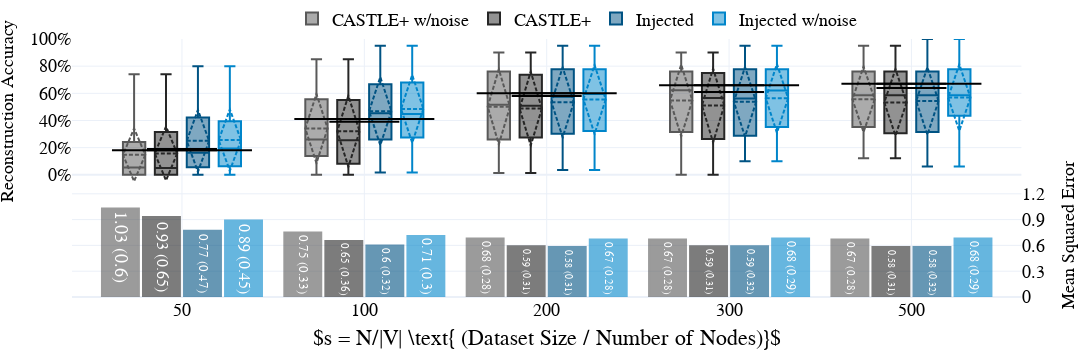
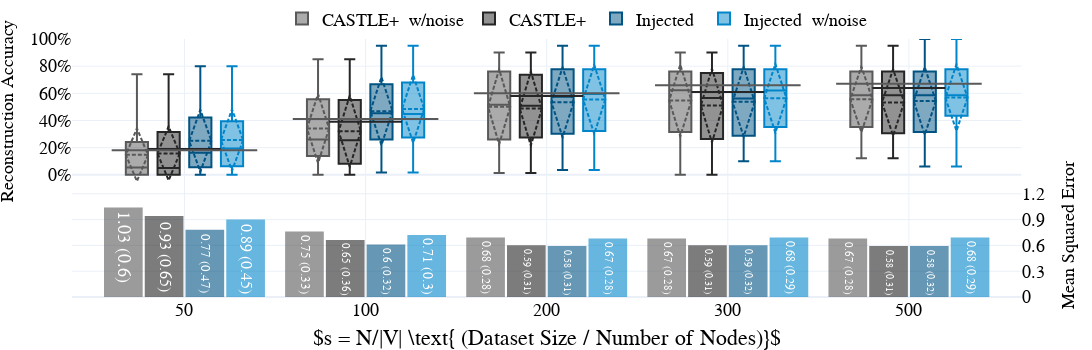

Notebook code cell kept with these figures, in order:
### Code cell
# ## Versions
version = '(r_ex_1b_k20_l3_h2_n0|r_ex_2b_k20_l3_h2_n0|r_ex_5b_k20_l3_h2_n0|r_ex_1b_k20_l3_h2_n20|r_ex_2b_k20_l3_h2_n20|r_ex_5b_k20_l3_h2_n20)'
   
df = collect_results(version=version, known_p = 0.2)

### Check How many runs you have of a given version
# v="r_ex_1b_k20_l3_h2_n20"
# print(v)
# print((df[df['V']==v].groupby(by=['seed']).size()))
# print(df[df['V']==v].groupby(by=['N_nodes']).size())
# print(df[df['V']==v].groupby(by=['alpha']).size())


# v="r_ex_2b_k20_l3_h2_n20"
# print(v)
# print((df[df['V']==v].groupby(by=['seed']).size()))
# print(df[df['V']==v].groupby(by=['N_nodes']).size())
# print(df[df['V']==v].groupby(by=['alpha']).size())

# v="r_ex_5b_k20_l3_h2_n20"
# print(v)
# print((df[df['V']==v].groupby(by=['seed']).size()))
# print(df[df['V']==v].groupby(by=['N_nodes']).size())
# print(df[df['V']==v].groupby(by=['alpha']).size())
# display(df)

### Group into two noise vs no noise
df['V2'] = df['V']
df['V'] = [int("n20" in i) for i in df['V2'] ]

plot_ly_by_compare(df, x='alpha', x_desc=r"$s = N/|V| \text{ (Dataset Size / Number of Nodes)}$", 
legend_cord=[0.5,1.15], names_list = ['CASTLE+ w/noise','CASTLE+','Injected','Injected w/noise'],
y1_range=[-0.9,1], y2_range= [0, 3], y2_ticks=[0,.3,.6,.9,1.2], name='compalpha_3L', version='3lvsNoise', save=save_figs, xwidth=1100)


df = collect_results(version=version, known_p = 0.2)

names = ['', ' w/noise']

groups = [  
    (names[1],["r_ex_1b_k20_l3_h2_n20","r_ex_2b_k20_l3_h2_n20","r_ex_5b_k20_l3_h2_n20"]),
    (names[0],["r_ex_1b_k20_l3_h2_n0","r_ex_2b_k20_l3_h2_n0","r_ex_5b_k20_l3_h2_n0"])
        ]

df['V2'] = df['V']
# df['V'] = [int("n20" in i) for i in df['V2'] ]

# df.loc['V'] = groups[0]

for v in [c[0] for c in groups]:
    group_l = [c[1] for c in groups if c[0]==v][0]
    if debug:
        print(group_l)
        print(v)
        # print([i in group_l for i in df.V2])

    df.loc[ [i in group_l for i in df.V2],'V'] = v

plot_ly_by_compare_auto(df, x='alpha', x_desc=r"$s = N/|V| \text{ (Dataset Size / Number of Nodes)}$", 
legend_cord=[0.5,1.15], names_list = names, comparison_lines_width= 260,
y1_range=[-0.9,1], y2_range= [0, 3], y2_ticks=[0,.3,.6,.9,1.2], name='compalpha_3L', version='3lvsNoise', save=save_figs, xwidth=1100)


# plot_ly_by_compare(df, x='branch_bin', x_desc=r"$b = |E|/|V| \text{ (Number of Edges / Number of Nodes)}$", 
# legend_cord=[0.5,1.15], names_list = ['CASTLE+ w/noise','CASTLE+','Injected','Injected w/noise'],
# y1_range=[-0.9,1], y2_range= [0, 3], y2_ticks=[0,.3,.6,.9,1.2], name='compedge_v3', version='3lvsNoise', save=False, xwidth=700)

### Figure 1 — Plotly figure (JSON) as saved in the notebook; plotly's stock layout.template omitted (floating-point values rounded to 4 significant figures; data arrays with more than 128 entries replaced by an {"elided": "..."} marker saying what was removed)
{"data": [{"marker": {"color": "#595959", "line": {"color": "#595959", "width": 2}}, "name": "CASTLEMSE", "opacity": 0.6, "showlegend": false, "text": ["1.03 (0.6)", "0.75 (0.33)", "0.68 (0.28)", "0.67 (0.28)", "0.67 (0.28)"], "textposition": "auto", "type": "bar", "x": ["50", "100", "200", "300", "500"], "xaxis": "x", "y": [1.03, 0.75, 0.68, 0.67, 0.67], "yaxis": "y2"}, {"marker": {"color": "#262626", "line": {"color": "#262626", "width": 2}}, "name": "CASTLEMSE", "opacity": 0.6, "showlegend": false, "text": ["0.93 (0.65)", "0.65 (0.36)", "0.59 (0.31)", "0.59 (0.31)", "0.58 (0.31)"], "textposition": "auto", "type": "bar", "x": ["50", "100", "200", "300", "500"], "xaxis": "x", "y": [0.93, 0.65, 0.59, 0.59, 0.58], "yaxis": "y2"}, {"marker": {"color": "#005383", "line": {"color": "#005383", "width": 2}}, "name": "InjectedMSE", "opacity": 0.6, "showlegend": false, "text": ["0.77 (0.47)", "0.6 (0.32)", "0.58 (0.31)", "0.59 (0.32)", "0.58 (0.32)"], "textposition": "inside", "type": "bar", "x": ["50", "100", "200", "300", "500"], "xaxis": "x", "y": [0.77, 0.6, 0.58, 0.59, 0.58], "yaxis": "y2"}, {"marker": {"color": "#0085CA", "line": {"color": "#0085CA", "width": 2}}, "name": "InjectedMSE", "opacity": 0.6, "showlegend": false, "text": ["0.89 (0.45)", "0.71 (0.3)", "0.67 (0.28)", "0.68 (0.29)", "0.68 (0.29)"], "textposition": "inside", "type": "bar", "x": ["50", "100", "200", "300", "500"], "xaxis": "x", "y": [0.89, 0.71, 0.67, 0.68, 0.68], "yaxis": "y2"}, {"boxmean": "sd", "boxpoints": false, "marker": {"color": "#595959"}, "name": "CASTLE+ w/noise", "type": "box", "x": {"elided": "450 str values"}, "xaxis": "x", "y": {"elided": "450 float values"}, "yaxis": "y"}, {"boxmean": "sd", "boxpoints": false, "marker": {"color": "#262626"}, "name": "CASTLE+", "type": "box", "x": {"elided": "450 str values"}, "xaxis": "x", "y": {"elided": "450 float values"}, "yaxis": "y"}, {"marker": {"color": "Black", "line": {"color": "Black", "width": 2}, "size": 50, "symbol": "line-ew"}, "mode": "markers", "name": "CASTLE+20%", "showlegend": false, "type": "scatter", "x": ["50", "100", "200", "300", "500"], "xaxis": "x", "y": [0.19, 0.39, 0.58, 0.61, 0.64], "yaxis": "y"}, {"marker": {"color": "Black", "line": {"color": "Black", "width": 2}, "size": 100, "symbol": "line-ew"}, "mode": "markers", "name": "CASTLE+20%", "showlegend": false, "type": "scatter", "x": ["50", "100", "200", "300", "500"], "xaxis": "x", "y": [0.18, 0.41, 0.6, 0.66, 0.67], "yaxis": "y"}, {"boxmean": "sd", "boxpoints": false, "marker": {"color": "#005383"}, "name": "Injected", "type": "box", "x": {"elided": "450 str values"}, "xaxis": "x", "y": {"elided": "450 float values"}, "yaxis": "y"}, {"boxmean": "sd", "boxpoints": false, "marker": {"color": "#0085CA"}, "name": "Injected w/noise", "type": "box", "x": {"elided": "450 str values"}, "xaxis": "x", "y": {"elided": "450 float values"}, "yaxis": "y"}, {"marker": {"color": "Black", "line": {"color": "Black", "width": 2}, "size": 50, "symbol": "line-ew"}, "mode": "markers", "name": "CASTLE+20%", "showlegend": false, "type": "scatter", "x": ["50", "100", "200", "300", "500"], "xaxis": "x", "y": [0.18, 0.41, 0.6, 0.66, 0.67], "yaxis": "y"}], "layout": {"annotations": [{"align": "left", "showarrow": false, "text": "Reconstruction Accuracy", "textangle": -90, "valign": "top", "xanchor": "left", "xref": "paper", "xshift": -580, "yanchor": "top", "yref": "paper", "yshift": 150}, {"align": "left", "showarrow": false, "text": "Mean Squared Error", "textangle": -90, "valign": "top", "xanchor": "left", "xref": "paper", "xshift": 480, "yanchor": "top", "yref": "paper", "yshift": 10}], "autosize": true, "bargap": 0.1, "bargroupgap": 0.1, "boxmode": "group", "font": {"color": "Black", "family": "Serif", "size": 18}, "height": 350, "legend": {"orientation": "h", "x": 0.5, "xanchor": "center", "y": 1.15, "yanchor": "top"}, "margin": {"b": 0, "l": 10, "pad": 0, "r": 10, "t": 10}, "showlegend": true, "title": {"text": ""}, "width": 1100, "xaxis": {"anchor": "y", "domain": [0, 0.94], "showgrid": true, "title": {"text": "$s = N/|V| \\text{ (Dataset Size / Number of Nodes)}$"}}, "yaxis": {"anchor": "x", "domain": [0, 1], "nticks": 10, "range": [-0.9, 1], "showgrid": true, "showticklabels": true, "tickformat": ".0%", "tickvals": [0, 0.2, 0.4, 0.6, 0.8, 1], "title": {"text": ""}, "zeroline": true}, "yaxis2": {"anchor": "x", "nticks": 10, "overlaying": "y", "range": [0, 3], "showgrid": true, "showticklabels": true, "side": "right", "tickvals": [0, 0.3, 0.6, 0.9, 1.2], "title": {"text": ""}, "zeroline": true}}}

### Figure 2 — Plotly figure (JSON) as saved in the notebook; plotly's stock layout.template omitted (floating-point values rounded to 4 significant figures; data arrays with more than 128 entries replaced by an {"elided": "..."} marker saying what was removed)
{"data": [{"marker": {"color": "#595959", "line": {"color": "#595959", "width": 2}}, "name": "CASTLEMSE", "opacity": 0.6, "showlegend": false, "text": ["1.03 (0.6)", "0.75 (0.33)", "0.68 (0.28)", "0.67 (0.28)", "0.67 (0.28)"], "textposition": "auto", "type": "bar", "x": ["50", "100", "200", "300", "500"], "xaxis": "x", "y": [1.03, 0.75, 0.68, 0.67, 0.67], "yaxis": "y2"}, {"marker": {"color": "#262626", "line": {"color": "#262626", "width": 2}}, "name": "CASTLEMSE", "opacity": 0.6, "showlegend": false, "text": ["0.93 (0.65)", "0.65 (0.36)", "0.59 (0.31)", "0.59 (0.31)", "0.58 (0.31)"], "textposition": "auto", "type": "bar", "x": ["50", "100", "200", "300", "500"], "xaxis": "x", "y": [0.93, 0.65, 0.59, 0.59, 0.58], "yaxis": "y2"}, {"marker": {"color": "#005383", "line": {"color": "#005383", "width": 2}}, "name": "InjectedMSE", "opacity": 0.6, "showlegend": false, "text": ["0.77 (0.47)", "0.6 (0.32)", "0.58 (0.31)", "0.59 (0.32)", "0.58 (0.32)"], "textposition": "inside", "type": "bar", "x": ["50", "100", "200", "300", "500"], "xaxis": "x", "y": [0.77, 0.6, 0.58, 0.59, 0.58], "yaxis": "y2"}, {"marker": {"color": "#0085CA", "line": {"color": "#0085CA", "width": 2}}, "name": "InjectedMSE", "opacity": 0.6, "showlegend": false, "text": ["0.89 (0.45)", "0.71 (0.3)", "0.67 (0.28)", "0.68 (0.29)", "0.68 (0.29)"], "textposition": "inside", "type": "bar", "x": ["50", "100", "200", "300", "500"], "xaxis": "x", "y": [0.89, 0.71, 0.67, 0.68, 0.68], "yaxis": "y2"}, {"boxmean": "sd", "boxpoints": false, "marker": {"color": "#595959"}, "name": "CASTLE+  w/noise", "type": "box", "x": {"elided": "450 str values"}, "xaxis": "x", "y": {"elided": "450 float values"}, "yaxis": "y"}, {"boxmean": "sd", "boxpoints": false, "marker": {"color": "#262626"}, "name": "CASTLE+ ", "type": "box", "x": {"elided": "450 str values"}, "xaxis": "x", "y": {"elided": "450 float values"}, "yaxis": "y"}, {"boxmean": "sd", "boxpoints": false, "marker": {"color": "#005383"}, "name": "Injected ", "type": "box", "x": {"elided": "450 str values"}, "xaxis": "x", "y": {"elided": "450 float values"}, "yaxis": "y"}, {"boxmean": "sd", "boxpoints": false, "marker": {"color": "#0085CA"}, "name": "Injected  w/noise", "type": "box", "x": {"elided": "450 str values"}, "xaxis": "x", "y": {"elided": "450 float values"}, "yaxis": "y"}, {"marker": {"color": "#262626", "line": {"color": "#262626", "width": 2}, "size": 52, "symbol": "line-ew"}, "mode": "markers", "name": "CASTLE+20%", "showlegend": false, "type": "scatter", "x": ["50", "100", "200", "300", "500"], "xaxis": "x", "y": [0.19, 0.39, 0.58, 0.61, 0.64], "yaxis": "y"}, {"marker": {"color": "#595959", "line": {"color": "#595959", "width": 2}, "size": 104, "symbol": "line-ew"}, "mode": "markers", "name": "CASTLE+20%", "showlegend": false, "type": "scatter", "x": ["50", "100", "200", "300", "500"], "xaxis": "x", "y": [0.18, 0.41, 0.6, 0.66, 0.67], "yaxis": "y"}], "layout": {"annotations": [{"align": "left", "showarrow": false, "text": "Reconstruction Accuracy", "textangle": -90, "valign": "top", "xanchor": "left", "xref": "paper", "xshift": -580, "yanchor": "top", "yref": "paper", "yshift": 150}, {"align": "left", "showarrow": false, "text": "Mean Squared Error", "textangle": -90, "valign": "top", "xanchor": "left", "xref": "paper", "xshift": 480, "yanchor": "top", "yref": "paper", "yshift": 10}], "autosize": true, "bargap": 0.1, "bargroupgap": 0.1, "boxmode": "group", "font": {"color": "Black", "family": "Serif", "size": 18}, "height": 350, "legend": {"orientation": "h", "x": 0.5, "xanchor": "center", "y": 1.15, "yanchor": "top"}, "margin": {"b": 0, "l": 10, "pad": 0, "r": 10, "t": 10}, "showlegend": true, "title": {"text": ""}, "width": 1100, "xaxis": {"anchor": "y", "domain": [0, 0.94], "showgrid": true, "title": {"text": "$s = N/|V| \\text{ (Dataset Size / Number of Nodes)}$"}}, "yaxis": {"anchor": "x", "domain": [0, 1], "nticks": 10, "range": [-0.9, 1], "showgrid": true, "showticklabels": true, "tickformat": ".0%", "tickvals": [0, 0.2, 0.4, 0.6, 0.8, 1], "title": {"text": ""}, "zeroline": true}, "yaxis2": {"anchor": "x", "nticks": 10, "overlaying": "y", "range": [0, 3], "showgrid": true, "showticklabels": true, "side": "right", "tickvals": [0, 0.3, 0.6, 0.9, 1.2], "title": {"text": ""}, "zeroline": true}}}
